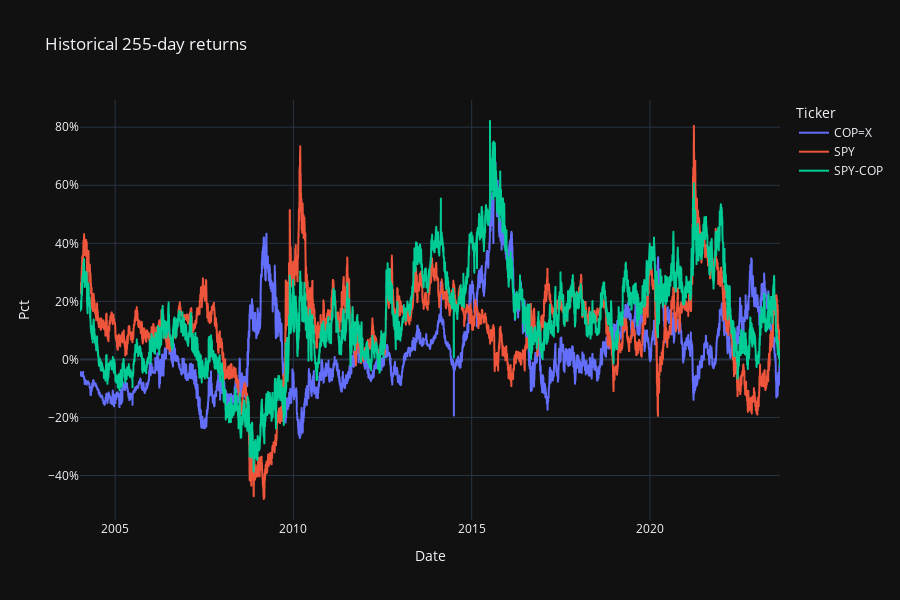

Here is the notebook cell this chart was saved with:
### Code cell
# Plot annual returns
fig = px.line(
    data_frame = annual_returns_df,
    title = 'Historical 255-day returns',
    height = 600,
    labels = {'variable': 'Ticker', 'value': 'Pct'}
)
fig.update_layout(
    yaxis_tickformat = '1%'
)

### Figure 1 — Plotly figure (JSON) as saved in the notebook; plotly's stock layout.template omitted (floating-point values rounded to 4 significant figures; data arrays with more than 128 entries replaced by an {"elided": "..."} marker saying what was removed)
{"data": [{"hovertemplate": "Ticker=COP=X<br>Date=%{x}<br>Pct=%{y}<extra></extra>", "legendgroup": "COP=X", "line": {"color": "#636efa", "dash": "solid"}, "marker": {"symbol": "circle"}, "mode": "lines", "name": "COP=X", "showlegend": true, "type": "scattergl", "x": {"elided": "4943 str values"}, "xaxis": "x", "y": {"elided": "4943 float values"}, "yaxis": "y"}, {"hovertemplate": "Ticker=SPY<br>Date=%{x}<br>Pct=%{y}<extra></extra>", "legendgroup": "SPY", "line": {"color": "#EF553B", "dash": "solid"}, "marker": {"symbol": "circle"}, "mode": "lines", "name": "SPY", "showlegend": true, "type": "scattergl", "x": {"elided": "4943 str values"}, "xaxis": "x", "y": {"elided": "4943 float values"}, "yaxis": "y"}, {"hovertemplate": "Ticker=SPY-COP<br>Date=%{x}<br>Pct=%{y}<extra></extra>", "legendgroup": "SPY-COP", "line": {"color": "#00cc96", "dash": "solid"}, "marker": {"symbol": "circle"}, "mode": "lines", "name": "SPY-COP", "showlegend": true, "type": "scattergl", "x": {"elided": "4943 str values"}, "xaxis": "x", "y": {"elided": "4943 float values"}, "yaxis": "y"}], "layout": {"height": 600, "legend": {"title": {"text": "Ticker"}, "tracegroupgap": 0}, "title": {"text": "Historical 255-day returns"}, "xaxis": {"anchor": "y", "domain": [0, 1], "title": {"text": "Date"}}, "yaxis": {"anchor": "x", "domain": [0, 1], "tickformat": "1%", "title": {"text": "Pct"}}}}
